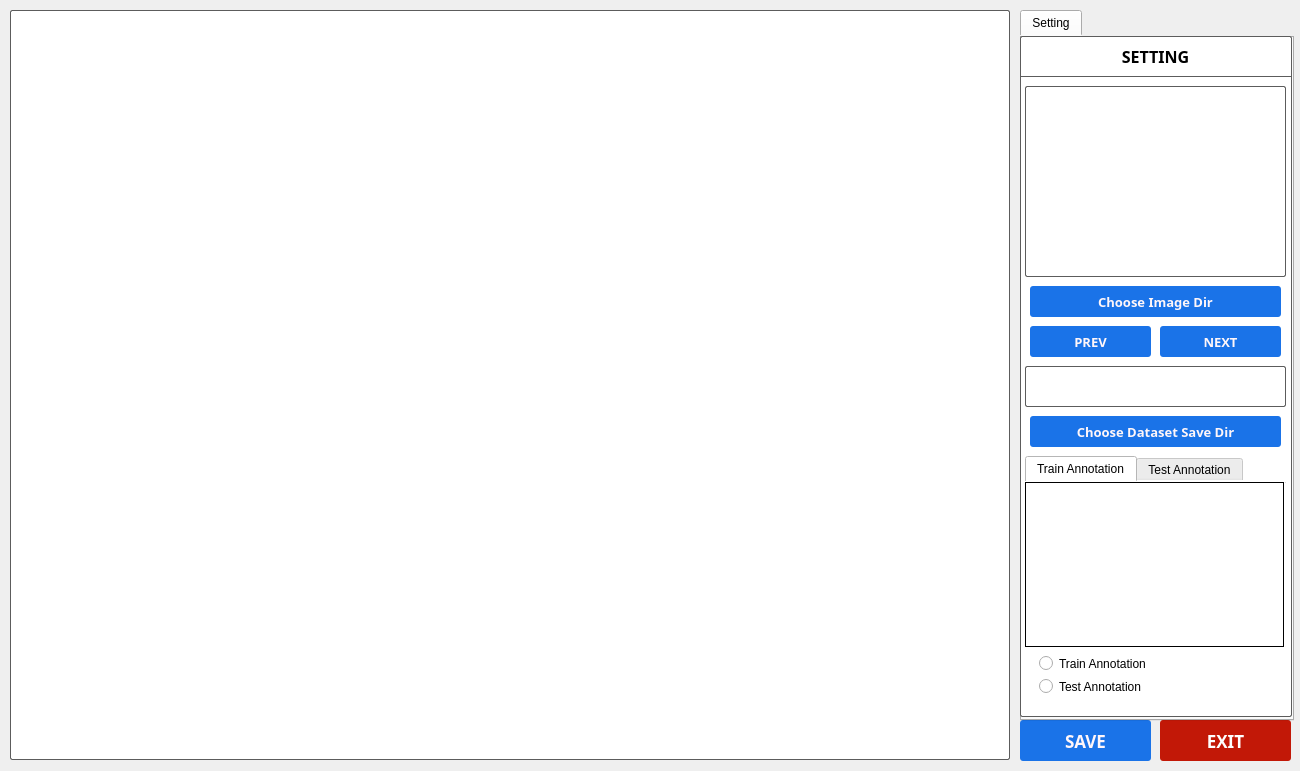
<?xml version="1.0" encoding="UTF-8"?>
<ui version="4.0">
 <class>Form</class>
 <widget class="QWidget" name="Form">
  <property name="geometry">
   <rect>
    <x>0</x>
    <y>0</y>
    <width>1300</width>
    <height>771</height>
   </rect>
  </property>
  <property name="font">
   <font>
    <family>Bahnschrift SemiLight</family>
   </font>
  </property>
  <property name="windowTitle">
   <string>Form</string>
  </property>
  <property name="styleSheet">
   <string notr="true"/>
  </property>
  <widget class="QLabel" name="dp_view">
   <property name="geometry">
    <rect>
     <x>10</x>
     <y>10</y>
     <width>1000</width>
     <height>750</height>
    </rect>
   </property>
   <property name="font">
    <font>
     <family>Bahnschrift SemiLight</family>
    </font>
   </property>
   <property name="styleSheet">
    <string notr="true">background: white;
border-radius: 2px;
border: 1px solid #5c5c5c;</string>
   </property>
   <property name="text">
    <string/>
   </property>
  </widget>
  <widget class="QPushButton" name="btn_exit">
   <property name="geometry">
    <rect>
     <x>1160</x>
     <y>720</y>
     <width>131</width>
     <height>41</height>
    </rect>
   </property>
   <property name="font">
    <font>
     <family>Bahnschrift SemiLight</family>
     <pointsize>13</pointsize>
     <weight>75</weight>
     <bold>true</bold>
    </font>
   </property>
   <property name="styleSheet">
    <string notr="true">#btn_exit{
background: #c21807;
border: none;
border-radius: 3px;
color: white;
}

#btn_exit:hover{
background: #ED2939;
}

#btn_exit:pressed{
background: #D30000;
}</string>
   </property>
   <property name="text">
    <string>EXIT</string>
   </property>
  </widget>
  <widget class="QPushButton" name="btn_save">
   <property name="geometry">
    <rect>
     <x>1020</x>
     <y>720</y>
     <width>131</width>
     <height>41</height>
    </rect>
   </property>
   <property name="font">
    <font>
     <family>Bahnschrift SemiLight</family>
     <pointsize>13</pointsize>
     <weight>75</weight>
     <bold>true</bold>
    </font>
   </property>
   <property name="styleSheet">
    <string notr="true">#btn_save {
background-color: #1A73E8;
color: #FFF6F9;
border: none;
border-radius: 3px;
}

#btn_save:hover {
background-color: #1462c9;
}

#btn_save:pressed {
background-color: #166bdb;
}</string>
   </property>
   <property name="text">
    <string>SAVE</string>
   </property>
  </widget>
  <widget class="QTabWidget" name="tabWidget">
   <property name="geometry">
    <rect>
     <x>1020</x>
     <y>10</y>
     <width>274</width>
     <height>711</height>
    </rect>
   </property>
   <property name="font">
    <font>
     <family>MS Shell Dlg 2</family>
    </font>
   </property>
   <property name="styleSheet">
    <string notr="true">border: none;
background-color: none;
border-color: none;</string>
   </property>
   <property name="currentIndex">
    <number>0</number>
   </property>
   <widget class="QWidget" name="tab_setting">
    <attribute name="title">
     <string>Setting</string>
    </attribute>
    <widget class="QGroupBox" name="grb_setting">
     <property name="geometry">
      <rect>
       <x>0</x>
       <y>0</y>
       <width>272</width>
       <height>681</height>
      </rect>
     </property>
     <property name="font">
      <font>
       <family>Bahnschrift SemiLight</family>
       <pointsize>12</pointsize>
       <weight>50</weight>
       <italic>false</italic>
       <bold>false</bold>
       <underline>false</underline>
      </font>
     </property>
     <property name="whatsThis">
      <string/>
     </property>
     <property name="styleSheet">
      <string notr="true">background: white;
border: 1px solid #5c5c5c;
border-radius: 2px;</string>
     </property>
     <property name="title">
      <string/>
     </property>
     <widget class="QLabel" name="lbl_setting">
      <property name="geometry">
       <rect>
        <x>10</x>
        <y>10</y>
        <width>251</width>
        <height>21</height>
       </rect>
      </property>
      <property name="font">
       <font>
        <family>Bahnschrift SemiLight</family>
        <pointsize>12</pointsize>
        <weight>75</weight>
        <italic>false</italic>
        <bold>true</bold>
        <underline>false</underline>
       </font>
      </property>
      <property name="styleSheet">
       <string notr="true">border: none;</string>
      </property>
      <property name="text">
       <string>SETTING</string>
      </property>
      <property name="alignment">
       <set>Qt::AlignCenter</set>
      </property>
     </widget>
     <widget class="Line" name="line">
      <property name="geometry">
       <rect>
        <x>0</x>
        <y>40</y>
        <width>271</width>
        <height>1</height>
       </rect>
      </property>
      <property name="orientation">
       <enum>Qt::Horizontal</enum>
      </property>
     </widget>
     <widget class="QPushButton" name="btn_choose_dataset_dir">
      <property name="geometry">
       <rect>
        <x>10</x>
        <y>380</y>
        <width>251</width>
        <height>31</height>
       </rect>
      </property>
      <property name="font">
       <font>
        <family>Bahnschrift SemiLight</family>
        <pointsize>10</pointsize>
        <weight>75</weight>
        <bold>true</bold>
       </font>
      </property>
      <property name="styleSheet">
       <string notr="true">#btn_choose_dataset_dir {
background-color: #1A73E8;
color: #FFF6F9;
border: none;
border-radius: 3px;
}

#btn_choose_dataset_dir:hover {
background-color: #1462c9;
}

#btn_choose_dataset_dir:pressed {
background-color: #166bdb;
}</string>
      </property>
      <property name="text">
       <string>Choose Dataset Save Dir</string>
      </property>
     </widget>
     <widget class="QLabel" name="dp_view_crop">
      <property name="geometry">
       <rect>
        <x>5</x>
        <y>50</y>
        <width>261</width>
        <height>191</height>
       </rect>
      </property>
      <property name="font">
       <font>
        <family>Bahnschrift SemiLight</family>
       </font>
      </property>
      <property name="styleSheet">
       <string notr="true">background: white;
border-radius: 2px;
border: 1px solid #5c5c5c;</string>
      </property>
      <property name="text">
       <string/>
      </property>
     </widget>
     <widget class="QPushButton" name="btn_choose_img_dir">
      <property name="geometry">
       <rect>
        <x>10</x>
        <y>250</y>
        <width>251</width>
        <height>31</height>
       </rect>
      </property>
      <property name="font">
       <font>
        <family>Bahnschrift SemiLight</family>
        <pointsize>10</pointsize>
        <weight>75</weight>
        <bold>true</bold>
       </font>
      </property>
      <property name="styleSheet">
       <string notr="true">#btn_choose_img_dir {
background-color: #1A73E8;
color: #FFF6F9;
border: none;
border-radius: 3px;
}

#btn_choose_img_dir:hover {
background-color: #1462c9;
}

#btn_choose_img_dir:pressed {
background-color: #166bdb;
}</string>
      </property>
      <property name="text">
       <string>Choose Image Dir</string>
      </property>
     </widget>
     <widget class="QPushButton" name="btn_prev">
      <property name="geometry">
       <rect>
        <x>10</x>
        <y>290</y>
        <width>121</width>
        <height>31</height>
       </rect>
      </property>
      <property name="font">
       <font>
        <family>Bahnschrift SemiLight</family>
        <pointsize>10</pointsize>
        <weight>75</weight>
        <bold>true</bold>
       </font>
      </property>
      <property name="styleSheet">
       <string notr="true">#btn_prev {
background-color: #1A73E8;
color: #FFF6F9;
border: none;
border-radius: 3px;
}

#btn_prev:hover {
background-color: #1462c9;
}

#btn_prev:pressed {
background-color: #166bdb;
}</string>
      </property>
      <property name="text">
       <string>PREV</string>
      </property>
     </widget>
     <widget class="QPushButton" name="btn_next">
      <property name="geometry">
       <rect>
        <x>140</x>
        <y>290</y>
        <width>121</width>
        <height>31</height>
       </rect>
      </property>
      <property name="font">
       <font>
        <family>Bahnschrift SemiLight</family>
        <pointsize>10</pointsize>
        <weight>75</weight>
        <bold>true</bold>
       </font>
      </property>
      <property name="styleSheet">
       <string notr="true">#btn_next {
background-color: #1A73E8;
color: #FFF6F9;
border: none;
border-radius: 3px;
}

#btn_next:hover {
background-color: #1462c9;
}

#btn_next:pressed {
background-color: #166bdb;
}</string>
      </property>
      <property name="text">
       <string>NEXT</string>
      </property>
     </widget>
     <widget class="QGroupBox" name="grb_annotation">
      <property name="geometry">
       <rect>
        <x>10</x>
        <y>609</y>
        <width>251</width>
        <height>61</height>
       </rect>
      </property>
      <property name="styleSheet">
       <string notr="true">border: none;
margin: 0;
padding: 0;</string>
      </property>
      <layout class="QVBoxLayout" name="verticalLayout">
       <item>
        <widget class="QRadioButton" name="rad_train">
         <property name="styleSheet">
          <string notr="true"/>
         </property>
         <property name="text">
          <string>Train Annotation</string>
         </property>
         <property name="iconSize">
          <size>
           <width>13</width>
           <height>13</height>
          </size>
         </property>
        </widget>
       </item>
       <item>
        <widget class="QRadioButton" name="rad_test">
         <property name="styleSheet">
          <string notr="true">border: none;</string>
         </property>
         <property name="text">
          <string>Test Annotation</string>
         </property>
         <property name="iconSize">
          <size>
           <width>13</width>
           <height>13</height>
          </size>
         </property>
        </widget>
       </item>
      </layout>
     </widget>
     <widget class="QLineEdit" name="txb_dataset_dir">
      <property name="geometry">
       <rect>
        <x>5</x>
        <y>330</y>
        <width>261</width>
        <height>41</height>
       </rect>
      </property>
     </widget>
     <widget class="QTabWidget" name="tab_annotation">
      <property name="geometry">
       <rect>
        <x>5</x>
        <y>420</y>
        <width>261</width>
        <height>191</height>
       </rect>
      </property>
      <property name="styleSheet">
       <string notr="true">border: none;
background-color: white;</string>
      </property>
      <property name="currentIndex">
       <number>0</number>
      </property>
      <widget class="QWidget" name="tab_train_annotation">
       <attribute name="title">
        <string>Train Annotation</string>
       </attribute>
       <widget class="QTextEdit" name="txb_train_annotation">
        <property name="geometry">
         <rect>
          <x>0</x>
          <y>0</y>
          <width>259</width>
          <height>165</height>
         </rect>
        </property>
        <property name="styleSheet">
         <string notr="true">border: 1px solid black;
border-radius: 0;</string>
        </property>
       </widget>
      </widget>
      <widget class="QWidget" name="tab_test_annotation">
       <attribute name="title">
        <string>Test Annotation</string>
       </attribute>
       <widget class="QTextEdit" name="txb_test_annotation">
        <property name="geometry">
         <rect>
          <x>0</x>
          <y>0</y>
          <width>259</width>
          <height>165</height>
         </rect>
        </property>
        <property name="styleSheet">
         <string notr="true">border: 1px solid black;
border-radius: 0;</string>
        </property>
       </widget>
      </widget>
     </widget>
     <zorder>grb_annotation</zorder>
     <zorder>dp_view_crop</zorder>
     <zorder>lbl_setting</zorder>
     <zorder>line</zorder>
     <zorder>btn_choose_dataset_dir</zorder>
     <zorder>btn_choose_img_dir</zorder>
     <zorder>btn_prev</zorder>
     <zorder>btn_next</zorder>
     <zorder>txb_dataset_dir</zorder>
     <zorder>tab_annotation</zorder>
    </widget>
   </widget>
  </widget>
 </widget>
 <resources/>
 <connections/>
</ui>
